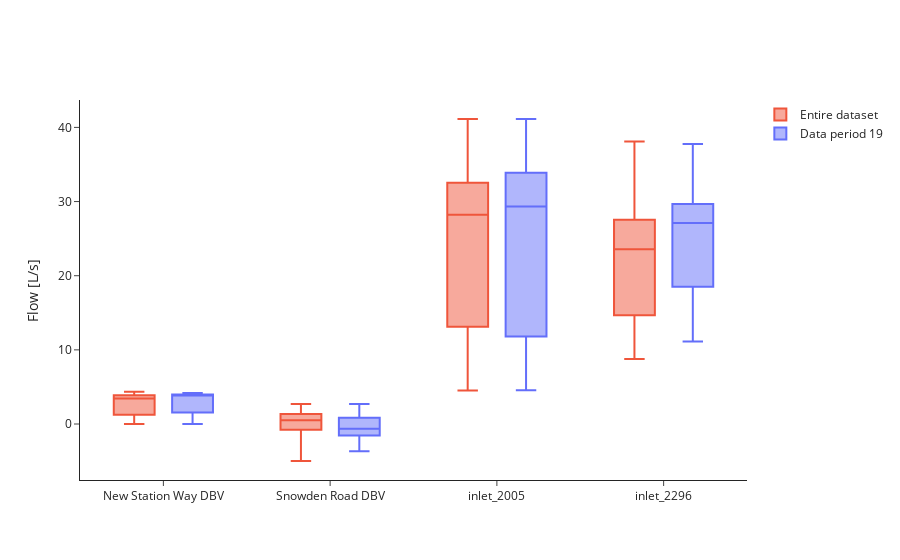

Notebook code cell kept with this figure:
### Markdown cell above
Flow comparison of data period v. entire dataset (2021-2024).

### Code cell
plot_flow_df = plot_flow_df.dropna(subset=['mean'])
flow_period_stats = plot_flow_df.groupby('bwfl_id')['mean'].describe(percentiles=[.01, .10, .25, .50, .75, .90, .99])
flow_dataset_stats = get_sensor_stats('flow', flow_bwfl_ids)

fig = go.Figure()

for i, bwfl_id in enumerate(flow_period_stats.index):
    stats = flow_dataset_stats.loc[bwfl_id]
    
    fig.add_trace(go.Box(
        x=[bwfl_id],
        lowerfence=[stats['min']],
        q1=[stats['25%']],
        median=[stats['50%']],
        q3=[stats['75%']],
        upperfence=[stats['max']],
        name='Entire dataset',
        marker_color=default_colors[1],
        boxpoints=False,
        offsetgroup='flow_dataset_stats',
        showlegend=(i == 0)
    ))

for i, bwfl_id in enumerate(flow_period_stats.index):
    stats = flow_period_stats.loc[bwfl_id]
    
    fig.add_trace(go.Box(
        x=[bwfl_id],
        lowerfence=[stats['min']],
        q1=[stats['25%']],
        median=[stats['50%']],
        q3=[stats['75%']],
        upperfence=[stats['max']],
        name=f'Data period {str(data_period).zfill(2)}',
        marker_color=default_colors[0],
        boxpoints=False,
        offsetgroup='flow_period_stats',
        showlegend=(i == 0)
    ))

fig.update_layout(
    yaxis_title='Flow [L/s]',
    xaxis_title='',
    xaxis=dict(
        tickmode='array',
        tickvals=flow_period_stats.index,
        ticktext=flow_period_stats.index
    ),
    legend_title_text='',
    template='simple_white',
    boxmode='group',
    height=450,
)

fig.show()

### Figure 1 — Plotly figure (JSON) as saved in the notebook; plotly's stock layout.template omitted (floating-point values rounded to 4 significant figures)
{"data": [{"boxpoints": false, "lowerfence": [-0.0007042], "marker": {"color": "#EF553B"}, "median": [3.43], "name": "Entire dataset", "offsetgroup": "flow_dataset_stats", "q1": [1.264], "q3": [3.885], "showlegend": true, "type": "box", "upperfence": [4.339], "x": ["New Station Way DBV"]}, {"boxpoints": false, "lowerfence": [-4.988], "marker": {"color": "#EF553B"}, "median": [0.4947], "name": "Entire dataset", "offsetgroup": "flow_dataset_stats", "q1": [-0.7888], "q3": [1.363], "showlegend": false, "type": "box", "upperfence": [2.699], "x": ["Snowden Road DBV"]}, {"boxpoints": false, "lowerfence": [4.533], "marker": {"color": "#EF553B"}, "median": [28.23], "name": "Entire dataset", "offsetgroup": "flow_dataset_stats", "q1": [13.1], "q3": [32.53], "showlegend": false, "type": "box", "upperfence": [41.13], "x": ["inlet_2005"]}, {"boxpoints": false, "lowerfence": [8.778], "marker": {"color": "#EF553B"}, "median": [23.56], "name": "Entire dataset", "offsetgroup": "flow_dataset_stats", "q1": [14.67], "q3": [27.56], "showlegend": false, "type": "box", "upperfence": [38.11], "x": ["inlet_2296"]}, {"boxpoints": false, "lowerfence": [-0.0002623], "marker": {"color": "#636EFA"}, "median": [3.883], "name": "Data period 19", "offsetgroup": "flow_period_stats", "q1": [1.547], "q3": [3.99], "showlegend": true, "type": "box", "upperfence": [4.189], "x": ["New Station Way DBV"]}, {"boxpoints": false, "lowerfence": [-3.67], "marker": {"color": "#636EFA"}, "median": [-0.631], "name": "Data period 19", "offsetgroup": "flow_period_stats", "q1": [-1.564], "q3": [0.8451], "showlegend": false, "type": "box", "upperfence": [2.699], "x": ["Snowden Road DBV"]}, {"boxpoints": false, "lowerfence": [4.544], "marker": {"color": "#636EFA"}, "median": [29.33], "name": "Data period 19", "offsetgroup": "flow_period_stats", "q1": [11.81], "q3": [33.88], "showlegend": false, "type": "box", "upperfence": [41.13], "x": ["inlet_2005"]}, {"boxpoints": false, "lowerfence": [11.11], "marker": {"color": "#636EFA"}, "median": [27.11], "name": "Data period 19", "offsetgroup": "flow_period_stats", "q1": [18.53], "q3": [29.67], "showlegend": false, "type": "box", "upperfence": [37.78], "x": ["inlet_2296"]}], "layout": {"autosize": true, "boxmode": "group", "legend": {"title": {"text": ""}}, "xaxis": {"autorange": true, "range": [-0.5, 3.5], "tickmode": "array", "ticktext": ["New Station Way DBV", "Snowden Road DBV", "inlet_2005", "inlet_2296"], "tickvals": ["New Station Way DBV", "Snowden Road DBV", "inlet_2005", "inlet_2296"], "title": {"text": ""}, "type": "category"}, "yaxis": {"autorange": true, "range": [-7.55, 43.7], "title": {"text": "Flow [L/s]"}}}}
